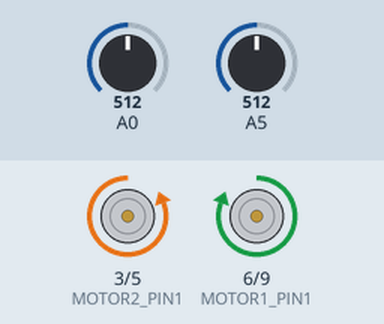
Recording of a sketch running on a simulated Arduino Uno, built with avr-gcc and run on an emulated ATmega328P. Parts: motor-driver pin pairs drawn as motors (green arrow = first pin HIGH = forward, orange = second pin HIGH = backward, longer = more drive). Inputs (shaded band) come from the test bench; at power-on: A0 = 512, A5 = 512.

Above: at 1.2 s.
1.3 s: A0 set to 85
2.8 s: A0 set to 69
At 3.7 s:
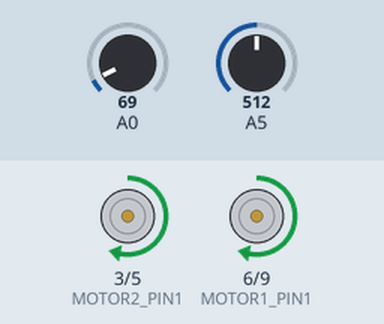
4.3 s: A0 set to 112
5.8 s: A0 set to 127
At 7.0 s:
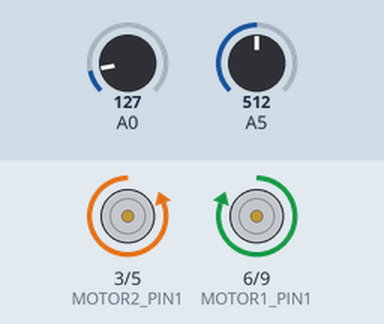
7.3 s: A0 set to 30
At 8.3 s:
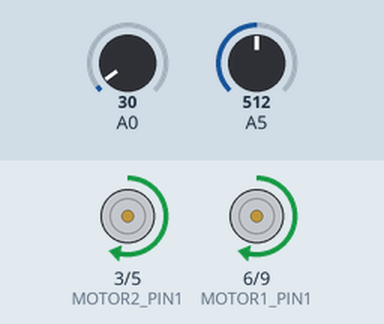
8.8 s: A0 set to 122
At 9.5 s:
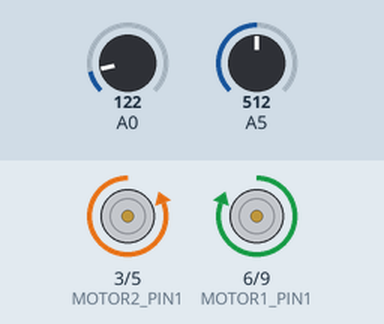
Timing chart, 0 to 11.3 s (numbered marks = the images above; inputs shaded):
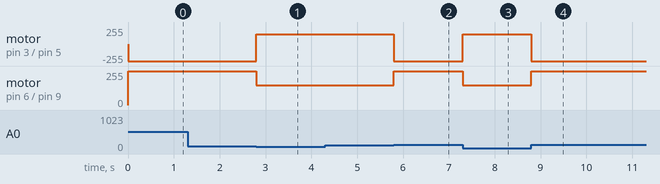

Measured:
- the behaviour switches between 78 and 77 on A0 (found by bisection; images 0 and 1)
- the behaviour switches between 119 and 120 on A0 (found by bisection; images 1 and 2)
- after the input at 1.3 s, every drawn part: stays the same
- after the input at 2.8 s, motor on pin 3 (MOTOR2_PIN1) / pin 5 (MOTOR2_PIN2): backward 255/255 → forward 150/255 at once; motor on pin 6 (MOTOR1_PIN1) / pin 9 (MOTOR1_PIN2): forward 255/255 → forward 150/255 at once
- after the input at 4.3 s, every drawn part: stays the same
- after the input at 5.8 s, motor on pin 3 (MOTOR2_PIN1) / pin 5 (MOTOR2_PIN2): forward 150/255 → backward 255/255 at once; motor on pin 6 (MOTOR1_PIN1) / pin 9 (MOTOR1_PIN2): forward 150/255 → forward 255/255 at once
- after the input at 7.3 s, motor on pin 3 (MOTOR2_PIN1) / pin 5 (MOTOR2_PIN2): backward 255/255 → forward 150/255 at once; motor on pin 6 (MOTOR1_PIN1) / pin 9 (MOTOR1_PIN2): forward 255/255 → forward 150/255 at once
- after the input at 8.8 s, motor on pin 3 (MOTOR2_PIN1) / pin 5 (MOTOR2_PIN2): forward 150/255 → backward 255/255 at once; motor on pin 6 (MOTOR1_PIN1) / pin 9 (MOTOR1_PIN2): forward 150/255 → forward 255/255 at once

The sketch:

stelele_stintei_2015.ino
```cpp
int MOTOR2_PIN1 = 3;
int MOTOR2_PIN2 = 5;
int MOTOR1_PIN1 = 6;
int MOTOR1_PIN2 = 9;
unsigned int fata, stanga;
int ok=1;

void setup() {
  pinMode(MOTOR1_PIN1, OUTPUT);
  pinMode(MOTOR1_PIN2, OUTPUT);
  pinMode(MOTOR2_PIN1, OUTPUT);
  pinMode(MOTOR2_PIN2, OUTPUT);
  Serial.begin(9600);
}

void loop() {
    fata=2706/(analogRead(0)-11);
    stanga=2706/(analogRead(5)-11);
    while(fata>40)
          {go(150,150);
           fata=2706/(analogRead(0)-11);
           stanga=2706/(analogRead(5)-11);
          }
    ok=0;
    if(ok==0)
       {if(stanga<25)
           {while(fata<25)
                {go(255,-255);
                 fata=2706/(analogRead(0)-11);
                 stanga=2706/(analogRead(5)-11);
                }
            ok=1;
           }
        else{while(fata<25)
                {go(-255,255);
                 fata=2706/(analogRead(0)-11);
                 stanga=2706/(analogRead(5)-11);
                }
            ok=1;
            }
       }
}

void go(int speedLeft, int speedRight) {
  if (speedLeft > 0) {
    analogWrite(MOTOR1_PIN1, speedLeft);
    analogWrite(MOTOR1_PIN2, 0);
  }
  else {
    analogWrite(MOTOR1_PIN1, 0);
    analogWrite(MOTOR1_PIN2, -speedLeft);
  }

  if (speedRight > 0) {
    analogWrite(MOTOR2_PIN1, speedRight);
    analogWrite(MOTOR2_PIN2, 0);
  }else {
    analogWrite(MOTOR2_PIN1, 0);
    analogWrite(MOTOR2_PIN2, -speedRight);
  }
}
```
